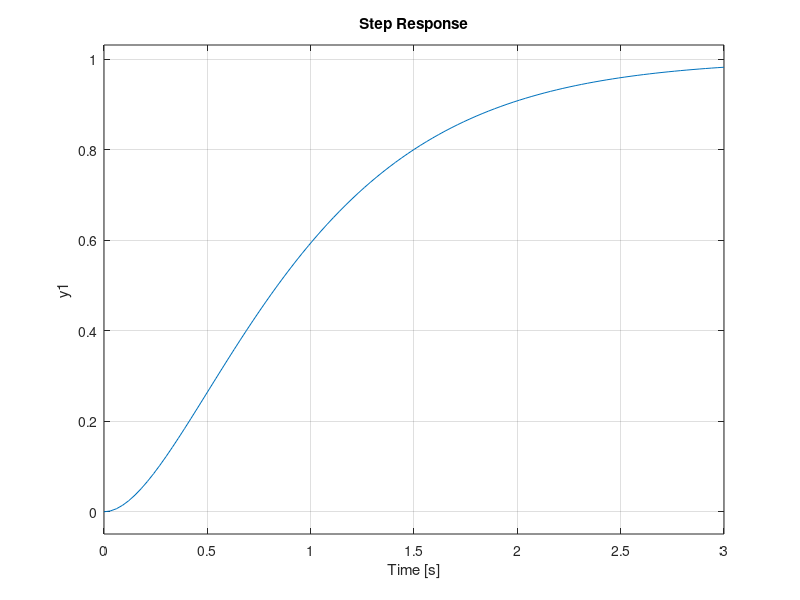
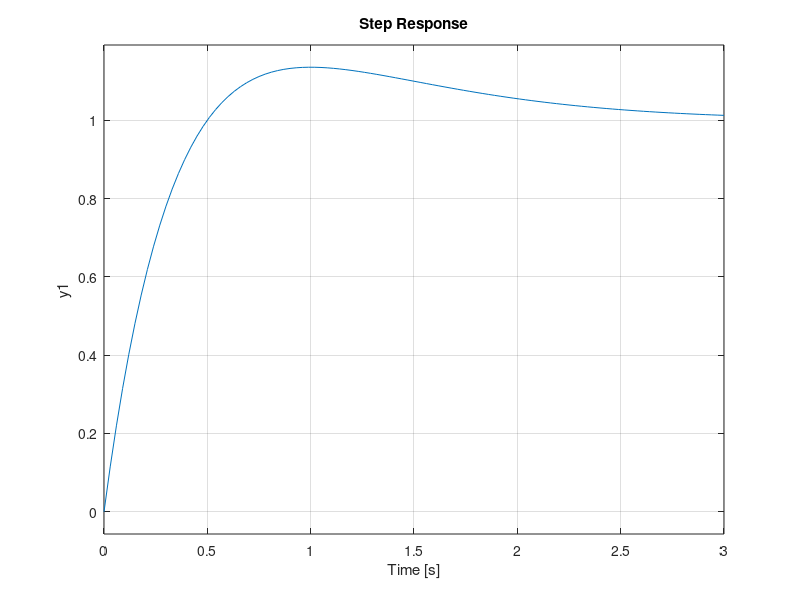
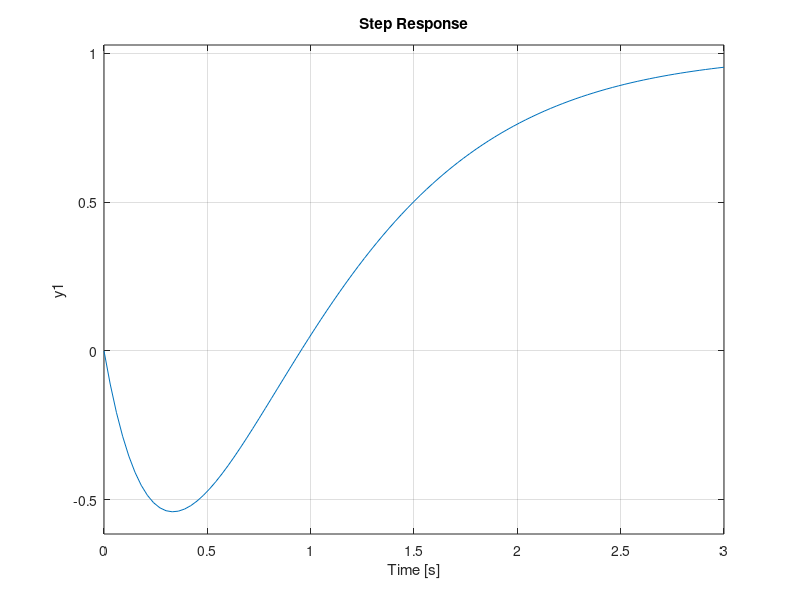

Write the MATLAB code that produced these figures, in order.
clear, close all, clc

%% The impact of zeros. Try three different numerators and see the resulting step response.
den = [1 4 4];
num1 = [4];
num2 = [4 4];
num3 = [-4 4];

Gs1 = tf(num1, den);
Gs2 = tf(num2, den);
Gs3 = tf(num3, den);

figure(1)
step(Gs1)

figure(2)
step(Gs2)

figure(3)
step(Gs3)

% With no zeros, the curve is a common charging curve, with no ringing.
% With a positive zero, the step response reacts very quickly, but
% overshoots significantly.
% With a negative zero, the step response goes negative (instant
% undershoot?) before following a charging curve similar to with no zeros.